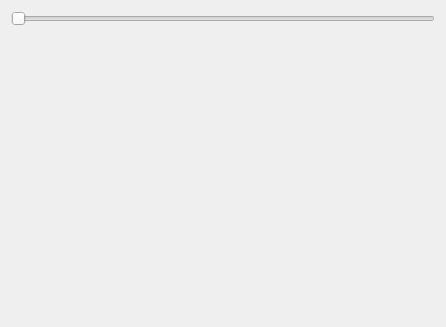
<?xml version="1.0" encoding="UTF-8"?>
<ui version="4.0">
 <class>Widget</class>
 <widget class="QWidget" name="Widget">
  <property name="geometry">
   <rect>
    <x>0</x>
    <y>0</y>
    <width>446</width>
    <height>327</height>
   </rect>
  </property>
  <property name="windowTitle">
   <string>Widget</string>
  </property>
  <layout class="QVBoxLayout" name="verticalLayout">
   <item>
    <widget class="QSlider" name="horizontalSlider">
     <property name="maximum">
      <number>1000</number>
     </property>
     <property name="singleStep">
      <number>1</number>
     </property>
     <property name="orientation">
      <enum>Qt::Horizontal</enum>
     </property>
    </widget>
   </item>
   <item>
    <widget class="QWidget" name="widget" native="true">
     <layout class="QGridLayout" name="gridLayout"/>
    </widget>
   </item>
  </layout>
 </widget>
 <layoutdefault spacing="6" margin="11"/>
 <resources/>
 <connections/>
</ui>
